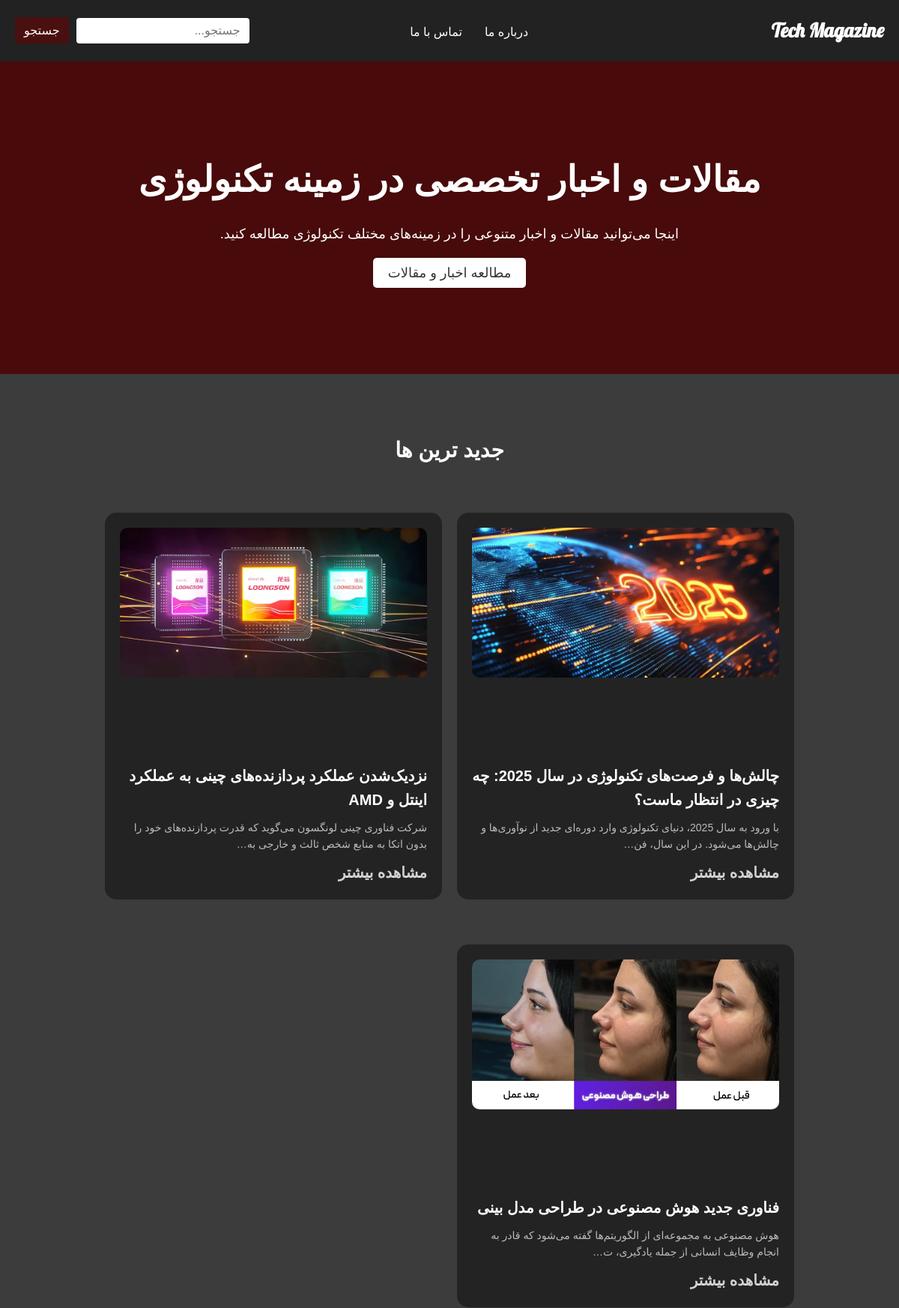
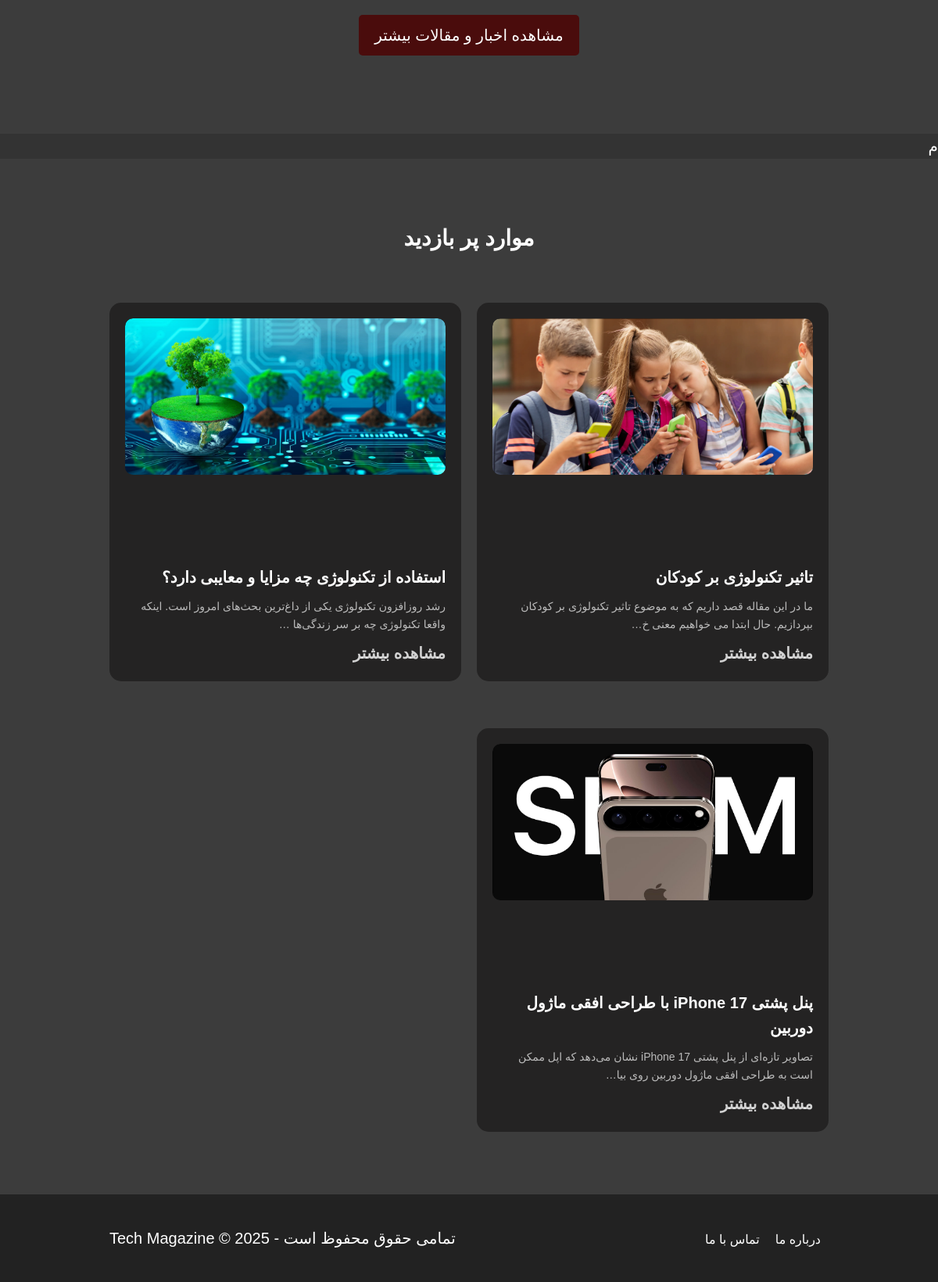
The page / on the database its author committed (2 pictures, top to bottom).
### blog/models.py (models this page shows, shortened)
class Article(models.Model):
    title = models.CharField(max_length=200)
    body = models.TextField()
    author = models.ForeignKey(
        settings.AUTH_USER_MODEL,  # اشاره به مدل کاربری سفارشی
        on_delete=models.CASCADE,  # حذف مقالات هنگام حذف کاربر
        related_name='articles',  # دسترسی به مقالات از طریق کاربر
    )
    publish_date = models.DateTimeField(auto_now_add=True)
    views = models.PositiveIntegerField(default=0)  # شمارنده بازدید
    sources = models.TextField(blank=True, null=True)  # منابع
    image = models.ImageField(upload_to='article_images/', blank=True, null=True)  # تصویر
    slug = models.SlugField(unique=True, blank=True)  # امکان خالی بودن در فرم

### blog/views.py (the view)
# urls.py: path('', views.home, name='home'),  # مسیر صفحه اصلی
def home(request):
    recent_articles = Article.objects.order_by('-publish_date')[:3]
    popular_articles = Article.objects.order_by('-views')[:3]
    context = {
        'recent_articles': recent_articles,
        'popular_articles': popular_articles,
    }
    return render(request, 'blog/article_list.html', context)

### blog/templates/blog/article_list.html (shortened to what this page needs)
<!DOCTYPE html>
{% load static %}
<html lang="fa" dir="rtl">
<head>
  <link rel="stylesheet" href="{% static 'styles.css' %}">
</head>
<body>
  <header>
    <div class="header-content">
      <div class="right-section">
        <h1>Tech Magazine</h1>
      </div>
      <nav class="center-nav">
        <ul>
          <li><a href="{% url 'about' %}">درباره ما</a></li>
          <li><a href="{% url 'contact' %}">تماس با ما</a></li>
        </ul>
      </nav>
      <div class="search">
        <input type="text" placeholder="جستجو...">
        <button>جستجو</button>
      </div>
    </div>
  </header>
  <section class="hero">
    <div class="container">
      <div class="hero-content">
        <h1>مقالات و اخبار تخصصی در زمینه تکنولوژی</h1>
        <p>اینجا می‌توانید مقالات و اخبار متنوعی را در زمینه‌های مختلف تکنولوژی مطالعه کنید.</p>
        <a href="{% url 'article_list' %}" class="cta-button">مطالعه اخبار و مقالات</a>
      </div>
    </div>
  </section>
<section class="articles">
  <div class="container">
    <h2>جدید ترین ها </h2>
    <div class="article-list">
      {% for article in recent_articles %}
      <div class="article-card">
        <div class="article-image-container">
          {% if article.image %}
            <img src="{{ article.image.url }}" alt="{{ article.title }}" class="article-image">
          {% else %}
            <img src="{% static 'default.jpg' %}" alt="{{ article.title }}" class="article-image">
          {% endif %}
        </div>
        <h3>{{ article.title }}</h3>
        <p>{{ article.body|truncatechars:100 }}</p>
        <a href="{% url 'article_detail' article.id %}" class="cta-button">مشاهده بیشتر</a>
      </div>
      {% endfor %}
    </div>
    <div class="view-more-container">
      <a href="{% url 'article_list' %}" class="view-more">مشاهده اخبار و مقالات بیشتر</a>
    </div>
  </div>
</section>م
<section class="popular-articles">
  <div class="container">
    <h2>موارد پر بازدید</h2>
    <div class="article-list">
      {% for article in popular_articles %}
      <div class="article-card">
        <div class="article-image-container">
          {% if article.image %}
            <img src="{{ article.image.url }}" alt="{{ article.title }}" class="article-image">
          {% else %}
            <img src="{% static 'default.jpg' %}" alt="{{ article.title }}" class="article-image">
          {% endif %}
        </div>
        <h3>{{ article.title }}</h3>
        <p>{{ article.body|truncatechars:100 }}</p>
        <a href="{% url 'article_detail' article.id %}" class="cta-button">مشاهده بیشتر</a>
      </div>
      {% endfor %}
    </div>
  </div>
</section>
  <footer>
    <div class="container">
      <nav class="footer-nav">
        <ul>
          <li><a href="{% url 'about' %}">درباره ما</a></li>
          <li><a href="{% url 'contact' %}">تماس با ما</a></li>
        </ul>
      </nav>
      <div class="social-links">
        <p>تمامی حقوق محفوظ است - Tech Magazine © 2025</p>
      </div>
    </div>
  </footer>
</body>
</html>

### blog/static/styles.css (style rules this page uses)
* { margin: 0; padding: 0; box-sizing: border-box; font-family: 'Arial', sans-serif; }
body { background-color: #333; font-size: 20px; color: #fff; line-height: 1.6; }
.container { width: 80%; margin: 0 auto; }
header { background-color: #222; color: white; padding: 20px 0; }
.header-content { display: flex; justify-content: space-between; align-items: center; max-width: 1600px; margin: 0 auto; padding: 0 20px; }
.right-section h1 { font-size: 26px; font-family: 'Lobster', cursive; text-align: right; margin-right: 50px; margin: 0; }
.center-nav { flex: 1; text-align: center; margin-right: 110px; }
.center-nav ul { list-style: none; display: inline-flex; gap: 30px; padding: 0; margin: 0; }
nav ul li { margin: 0; }
.center-nav ul li a { color: white; text-decoration: none; font-size: 16px; }
.search { display: flex; align-items: center; gap: 10px; }
.search input { padding: 8px 12px; font-size: 16px; border: none; border-radius: 4px; }
.search button { padding: 8px 12px; font-size: 16px; border: none; border-radius: 4px; background-color: rgba(91, 8, 8, 0.705); color: white; cursor: pointer; }
.hero { background-color: rgba(78, 1, 1, 0.8); color: white; text-align: center; padding: 100px 0; }
.hero h1 { font-size: 48px; }
.hero p { font-size: 18px; margin: 20px 0; }
.hero .cta-button { background-color: #fff; color: #333; padding: 10px 20px; text-decoration: none; font-size: 18px; border-radius: 5px; }
.articles, .popular-articles { padding: 60px 0; background-color: #3c3c3c; }
.articles h2, .popular-articles h2 { font-size: 28px; margin-bottom: 20px; text-align: center; color: #fff; }
.article-list { display: grid; grid-template-columns: repeat(auto-fit, minmax(300px, 1fr)); gap: 20px; }
.article-card { background-color: #242323; padding: 20px; border-radius: 15px; text-align: center; transition: transform 0.3s, box-shadow 0.3s; }
.article-card img { width: 100%; height: 200px; object-fit: cover; border-radius: 10px; margin-bottom: 15px; }
.article-card h3 { margin: 10px 0; font-size: 20px; color: #fff; }
.article-card p { font-size: 14px; color: #bbb; margin-bottom: 10px; }
.article-card a { text-decoration: none; color: rgba(254, 254, 254, 0.8); font-weight: bold; }
.view-more-container { display: flex; justify-content: center; margin: 20px auto; width: 100%; }
.view-more { display: inline-block; padding: 10px 20px; background-color: rgba(78, 1, 1, 0.8); color: white; text-decoration: none; border-radius: 5px; text-align: center; }
footer { background-color: #222; color: white; padding: 20px 0; text-align: center; }
.article-card { background-color: #242323; padding: 20px; border-radius: 15px; text-align: right; direction: rtl; line-height: 1.6; transition: transform 0.3s, box-shadow 0.3s; margin-top: 40px; }
.article-image-container { width: 100%; height: 200px; overflow: hidden; border-radius: 10px; margin-bottom: 15px; }
.article-image-container { width: 100%; height: 300px; overflow: hidden; position: relative; }
.article-image { width: 100%; height: 100%; object-fit: cover; object-position: center; }
body { display: flex; flex-direction: column; min-height: 100vh; margin: 0; }
footer { background-color: #222; color: white; text-align: center; padding: 10px 0; margin-top: auto; }
.container { padding: 20px; }
.footer-nav ul { display: flex; list-style: none; justify-content: center; padding: 0; }
.footer-nav ul li { margin: 0 10px; }
.footer-nav ul li a { text-decoration: none; color: #fff; font-size: 16px; }
footer { background-color: #222; color: #fff; text-align: center; padding: 20px 0; position: relative; bottom: 0; width: 100%; }
footer .container { display: flex; justify-content: space-between; align-items: center; }

### rows shown on the page
Article: image (picture), title "چالش‌ها و فرصت‌های تکنولوژی در سال 2025: چه چیزی در انتظار ماست؟", body "با ورود به سال 2025، دنیای تکنولوژی وارد دوره‌ای جدید از نوآوری‌ها و چالش‌ها می‌شود. در این سال، فن…"
Article: image (picture), title "نزدیک‌شدن عملکرد پردازنده‌های چینی به عملکرد اینتل و AMD", body "شرکت فناوری چینی لونگسون می‌گوید که قدرت پردازنده‌های خود را بدون اتکا به منابع شخص ثالث و خارجی به…"
Article: image (picture), title "فناوری جدید هوش مصنوعی در طراحی مدل بینی", body "هوش مصنوعی به مجموعه‌ای از الگوریتم‌ها گفته می‌شود که قادر به انجام وظایف انسانی از جمله یادگیری، ت…"
Article: image (picture), title "تاثیر تکنولوژی بر کودکان", body "ما در این مقاله قصد داریم که به موضوع تاثیر تکنولوژی بر کودکان بپردازیم. حال ابتدا می خواهیم معنی خ…"
Article: image (picture), title "استفاده از تکنولوژی چه مزایا و معایبی دارد؟", body "رشد روزافزون تکنولوژی یکی از داغ‌ترین بحث‌‌‌‌های امروز است. اینکه واقعا تکنولوژی چه بر سر زندگی‌ها …"
Article: image (picture), title "پنل پشتی iPhone 17 با طراحی افقی ماژول دوربین", body "تصاویر تازه‌ای از پنل پشتی iPhone 17 نشان می‌دهد که اپل ممکن است به طراحی افقی ماژول دوربین روی بیا…"
